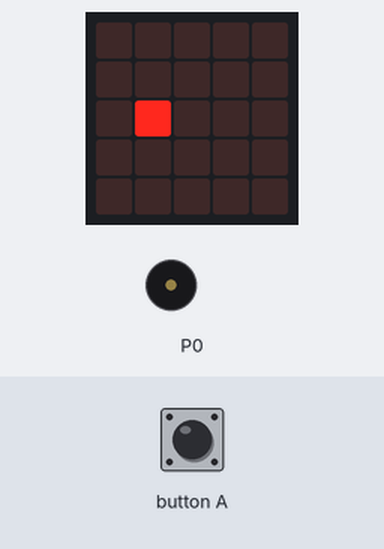
Bench run of a program on a simulated BBC micro:bit (MakeCode). Parts: the board's 5×5 LED display, buzzer (waves = sounding). Inputs (shaded band) come from the test bench. The short countdown, score and lost-life animations are approximate.

Above: at 0.6 s.
At 5.9 s:
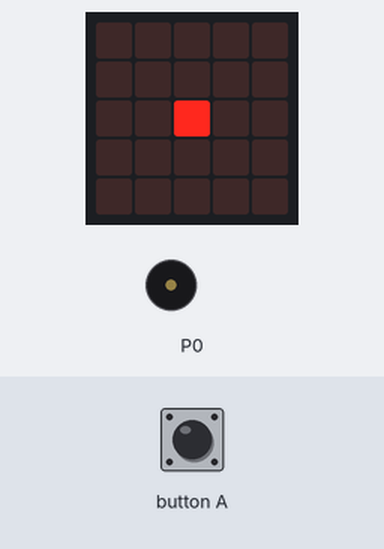
6.0 s: button A pressed for 0.15 s
At 8.2 s:
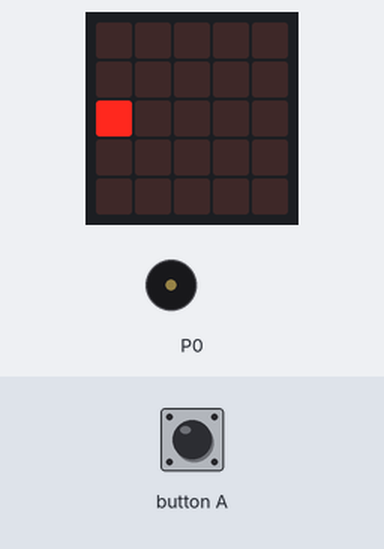
At 10.9 s:
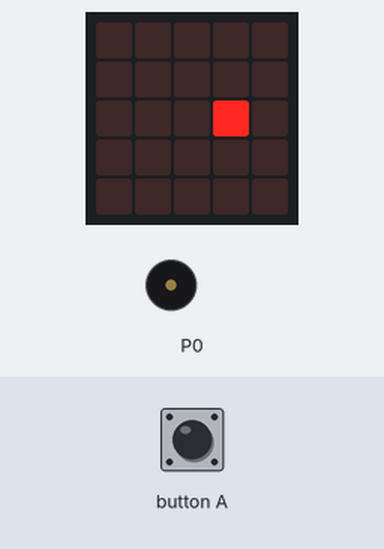
Timing chart, 0 to 12.4 s (numbered marks = the images above; inputs shaded):
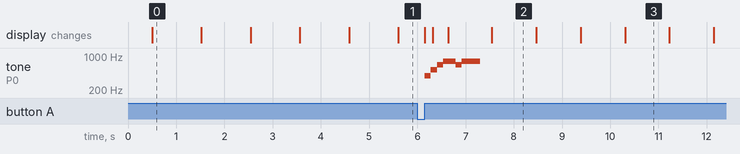

The program:

main.ts
```typescript
input.onButtonPressed(Button.A, function () {
    if (sprite.get(LedSpriteProperty.X) == 2) {
        pause2 = pause2 - 50
        game.addScore(1)
        music._playDefaultBackground(music.builtInPlayableMelody(Melodies.PowerUp), music.PlaybackMode.InBackground)
        if (pause2 == 50) {
            basic.pause(200)
            game.pause()
            music._playDefaultBackground(music.builtInPlayableMelody(Melodies.JumpUp), music.PlaybackMode.InBackground)
            music._playDefaultBackground(music.builtInPlayableMelody(Melodies.BaDing), music.PlaybackMode.UntilDone)
            game.gameOver()
        }
    } else {
        music.play(music.stringPlayable("C5 B A G F E D C ", 120), music.PlaybackMode.InBackground)
        game.gameOver()
    }
})
let pause2 = 0
let sprite: game.LedSprite = null
sprite = game.createSprite(0, 2)
pause2 = 500
basic.forever(function () {
    basic.pause(pause2)
    sprite.move(1)
    basic.pause(pause2)
    sprite.ifOnEdgeBounce()
})
```

test.ts
```typescript
// Hier kann man Tests durchführen; diese Datei wird nicht kompiliert, wenn dieses Paket als Erweiterung verwendet wird.
```

Measured:
- after the input at 6.0 s, tone on P0: plays 392 Hz for 0.13 s, 523 Hz for 0.13 s, 659 Hz for 0.13 s, 784 Hz for 0.26 s, 659 Hz for 0.13 s, 784 Hz for 0.38 s, starting after 0.15 s; the display: first changes after 0.15 s (image 2 shows a later state)
- what the display in image 0 shows lasts 1.0 s, from 0.5 s to 1.5 s
- what the display in image 2 shows lasts 1.0 s, from 7.5 s to 8.5 s
